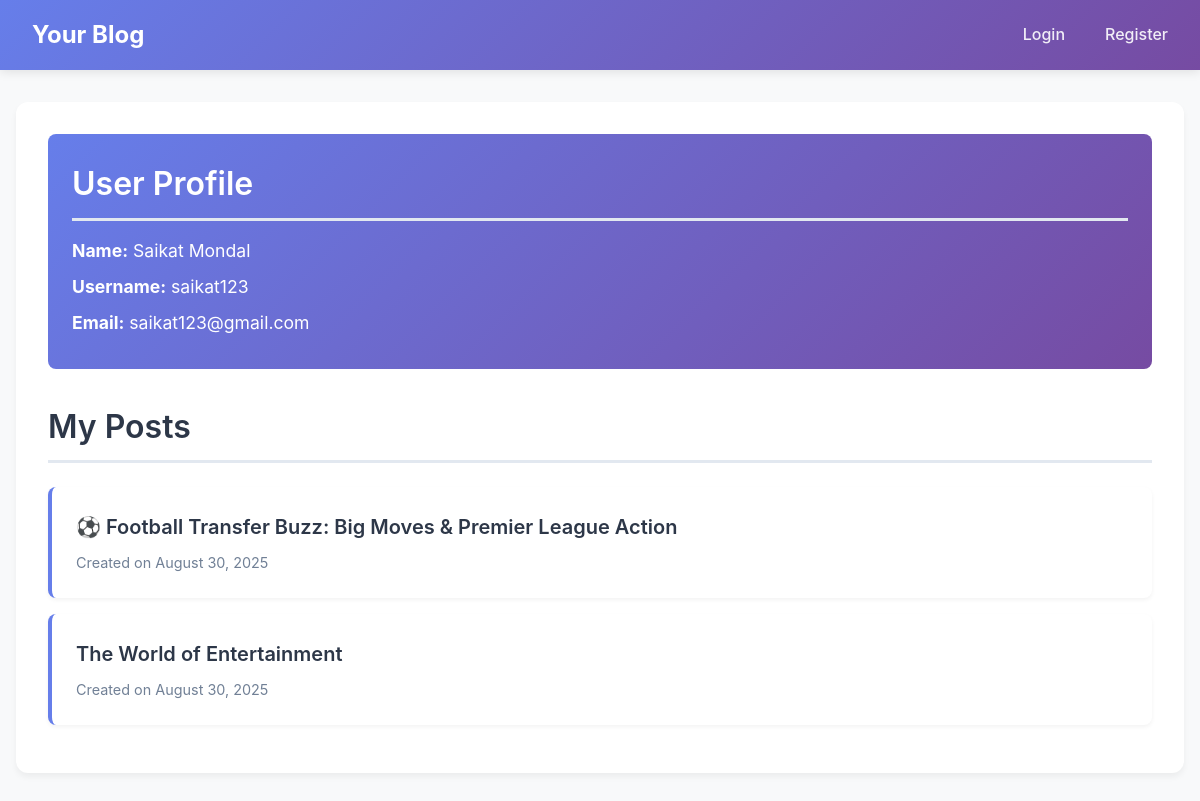
/profile/saikat123/, run on the app's committed database.
### blog/models.py (models this page shows, shortened)
class UserProfile(models.Model):
    user = models.OneToOneField(User, on_delete=models.CASCADE)

class Post(models.Model):
    user = models.ForeignKey(UserProfile, on_delete=models.CASCADE)
    title = models.CharField(max_length=100)
    content = RichTextField()
    category = models.ForeignKey(Category, on_delete=models.SET_NULL, null=True, blank=True, related_name='posts')
    date = models.DateTimeField(auto_now_add=True)
    last_update = models.DateTimeField(auto_now=True)
    class Meta:
        ordering = ['-date']

### blog/views.py (the view)
# urls.py: path('profile/<str:username>/', views.profile_view, name='profile'),
def profile_view(request, username):
    profile = get_object_or_404(UserProfile, user__username=username)
    posts = Post.objects.filter(user=profile)
    return render(request, 'blog/profile.html', {'profile': profile, 'posts': posts})

### blog/templates/blog/profile.html
{% extends 'base.html' %}
{% block content %}
<div class="profile-card">
    <div class="profile-info">
        <h2 style="color: white; margin-bottom: 1rem;">User Profile</h2>
        <p><strong>Name:</strong> {{ profile.user.first_name }} {{ profile.user.last_name }}</p>
        <p><strong>Username:</strong> {{ profile.user.username }}</p>
        <p><strong>Email:</strong> {{ profile.user.email }}</p>
    </div>
    <h2>My Posts</h2>
    {% if posts %}
        <ul class="post-list">
            {% for post in posts %}
            <li class="post-item">
                <a href="{% url 'posts_detail' pk=post.pk %}" class="post-title">{{ post.title }}</a>
                <p class="post-meta">Created on {{ post.date|date:"F d, Y" }}</p>
            </li>
            {% endfor %}
        </ul>
    {% else %}
        <div class="empty-state">
            <p>No posts yet.....</p>
            <a href="{% url 'create' %}" class="btn" style="margin-top: 1rem;">Create Your First Post</a>
        </div>
    {% endif %}
</div>
{% endblock %}

### static/css/styles.css (style rules this page uses)
* { margin: 0; padding: 0; box-sizing: border-box; }
body { font-family: -apple-system, BlinkMacSystemFont, 'Segoe UI', Roboto, Oxygen, Ubuntu, Cantarell, sans-serif; line-height: 1.6; color: #333; background-color: #f8f9fa; }
h1, h2, h3, h4, h5 { margin-bottom: 1rem; color: #2d3748; }
h2 { font-size: 2rem; font-weight: 600; border-bottom: 3px solid #e2e8f0; padding-bottom: 0.5rem; margin-bottom: 1.5rem; }
.post-list { list-style: none; }
.post-item { background: white; border-radius: 8px; padding: 1.5rem; margin-bottom: 1rem; box-shadow: 0 2px 4px rgba(0,0,0,0.05); transition: all 0.3s ease; border-left: 4px solid #667eea; }
.post-title { font-size: 1.25rem; font-weight: 600; color: #2d3748; text-decoration: none; margin-bottom: 0.5rem; display: block; }
.post-meta { color: #718096; font-size: 0.9rem; margin: 0; }
.profile-card { background: white; border-radius: 12px; padding: 2rem; box-shadow: 0 4px 6px rgba(0,0,0,0.05); margin-bottom: 2rem; }
.profile-info { background: linear-gradient(135deg, #667eea 0%, #764ba2 100%); color: white; padding: 1.5rem; border-radius: 8px; margin-bottom: 2rem; }
.profile-info p { margin-bottom: 0.5rem; font-size: 1.1rem; }

### data on the page
UserProfile: user.first_name "Saikat", user.last_name "Mondal", user.username "saikat123", user.email "saikat123@gmail.com"
Post: title "⚽ Football Transfer Buzz: Big Moves & Premier League Action", date "August 30, 2025"
Post: title "The World of Entertainment", date "August 30, 2025"
